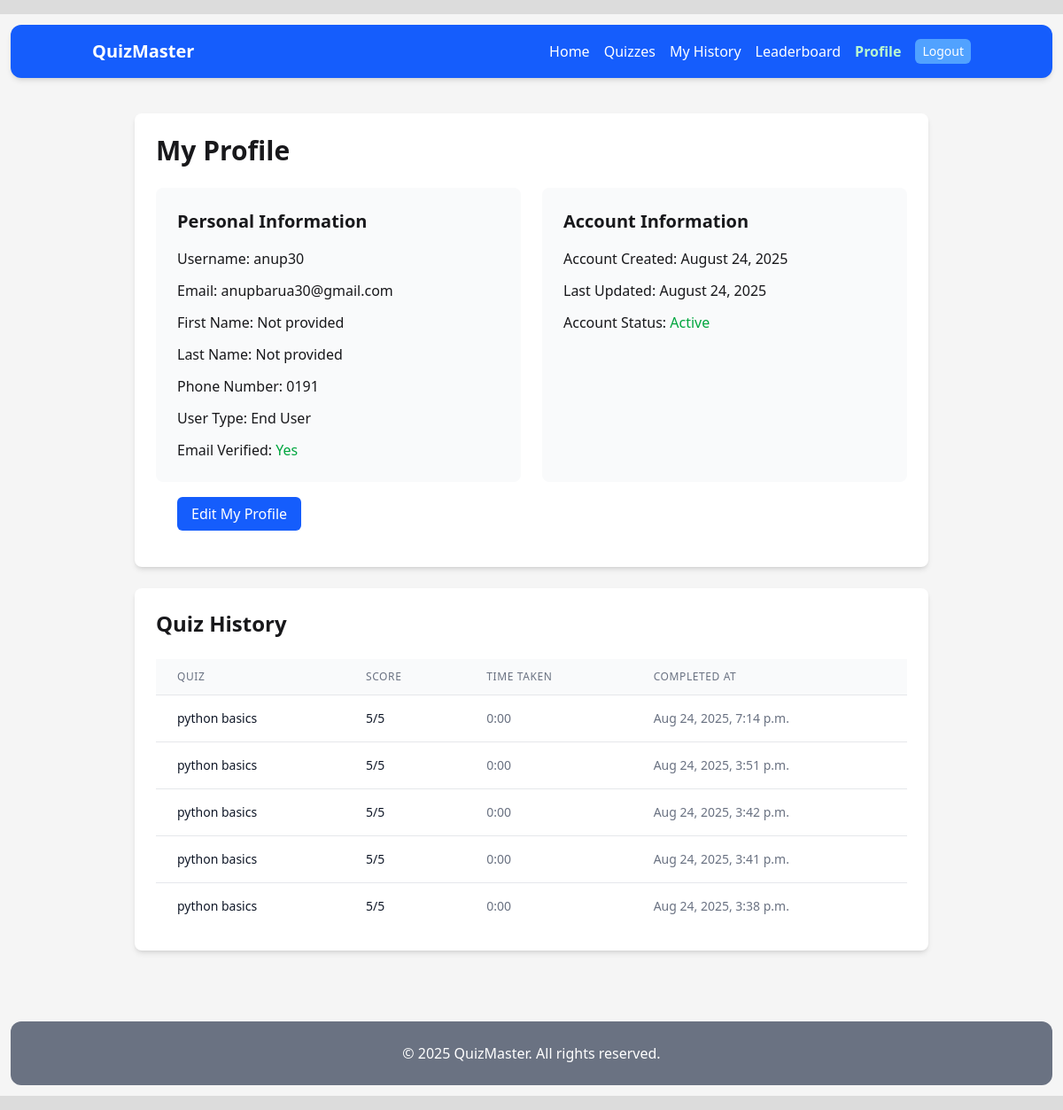
Page /users/profile/ (signed in) on the earlier database version.
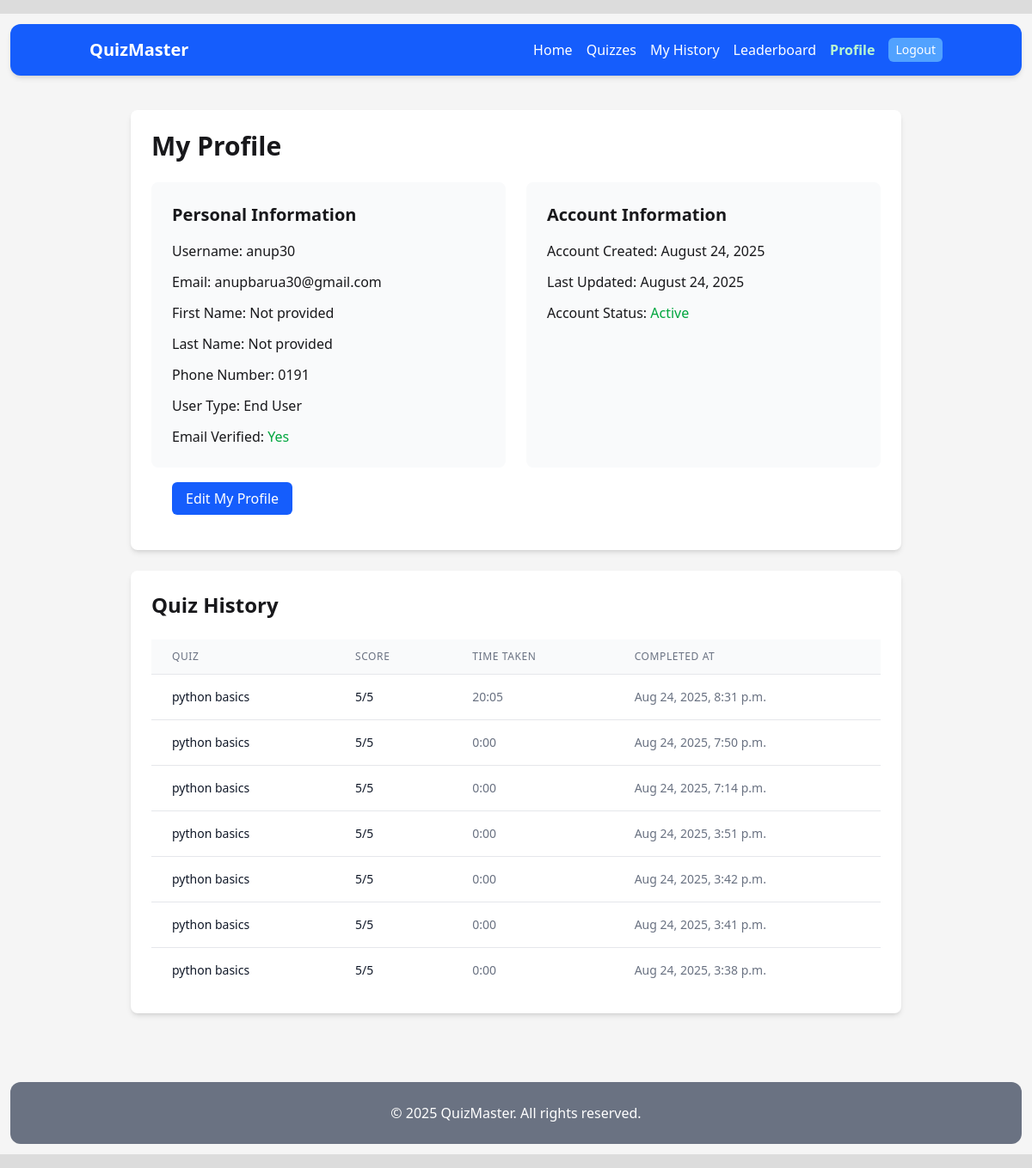
Same page on the later database version.
### users/models.py (models this page shows, shortened)
class CustomUser(AbstractUser):
    phone_regex = RegexValidator(regex=r'^\+?1?\d{3,15}$', message="Phone number must be entered in the format: '+999999999'. Up to 15 digits allowed.") # min 3 digit
    USER_TYPES = (("admin", "Admin"), ("user", "End User"))
    user_type = models.CharField(max_length=10, choices= USER_TYPES, default="user")
    phone_number = models.CharField(validators=[phone_regex], max_length=17, blank=True, null=True)
    bio = models.TextField(null=True, blank=True)
    is_email_verified = models.BooleanField(default=False) # ---
    email_verification_token = models.UUIDField(default=uuid4, editable=False) # ---
    created_at = models.DateTimeField(auto_now_add=True)
    updated_at = models.DateTimeField(auto_now=True)

### quiz/models.py (models this page shows, shortened)
class QuizAttempt(models.Model):
    user = models.ForeignKey(User, on_delete=models.CASCADE, related_name='quiz_attempts')
    quiz = models.ForeignKey(Quiz, on_delete=models.CASCADE, related_name='attempts')
    score = models.PositiveIntegerField(default=0)
    max_score = models.PositiveIntegerField(default=0)
    completed_at = models.DateTimeField(auto_now_add=True)
    time_taken = models.DurationField(null=True, blank=True)
    class Meta:
        ordering = ['-completed_at']

class Quiz(models.Model):
    title = models.CharField(max_length=200)
    description = models.TextField(blank=True)
    category = models.ForeignKey(Category, on_delete=models.SET_NULL, null=True, related_name='quizzes')
    created_by = models.ForeignKey(User, on_delete=models.CASCADE, related_name='quizzes')
    created_at = models.DateTimeField(auto_now_add=True)
    updated_at = models.DateTimeField(auto_now=True)
    is_active = models.BooleanField(default=True)
    time_limit = models.PositiveIntegerField(help_text="Time limit in minutes", null=True, blank=True)
    max_questions = models.PositiveIntegerField(default=50)
    min_questions = models.PositiveIntegerField(default=5)
    class Meta:
        ordering = ['-created_at']

### users/views.py (the view)
# urls.py: path('profile/', views.ProfileView.as_view(), name='profile'),
class ProfileView(LoginRequiredMixin, View):
    def get(self, request):
        user = request.user
        if user.user_type == 'admin':
            users_list = User.objects.all() # CustomUser
            return render(request, 'users/admin_profile.html', {
                'user': user,
                'users_list': users_list
            })
        else:
            return render(request, 'users/user_profile.html', {
                'user': user
            })

### core/templatetags/navigation_tags.py (called while the page is built)
@register.simple_tag(takes_context=True)
@register.filter
def active(context, *url_names):
    try:
        current = context['request'].resolver_match.url_name
    except Exception:
        return ''
    if current in url_names:
        return 'font-bold text-green-200 aria-current="page"'
    return ''

### quiz/templatetags/duration_filters.py (called while the page is built)
@register.filter
def duration(value):
    if not value:
        return "N/A"
    total_seconds = int(value.total_seconds())
    hours = total_seconds // 3600
    minutes = (total_seconds % 3600) // 60
    seconds = total_seconds % 60
    if hours > 0:
        return f"{hours}:{minutes:02d}:{seconds:02d}"
    else:
        return f"{minutes}:{seconds:02d}"

### users/templates/users/user_profile.html (shortened to what this page needs)
{% extends "base.html" %}
{% load duration_filters %}
{% block content %}
<div class="max-w-4xl mx-auto">
    <div class="bg-white rounded-lg shadow-md p-6 mb-6">
        <div class="flex justify-between items-center mb-6">
            <h1 class="text-3xl font-bold">My Profile</h1>
        </div>
        <div class="grid grid-cols-1 md:grid-cols-2 gap-6">
            <div class="bg-gray-50 p-6 rounded-lg">
                <h2 class="text-xl font-semibold mb-4">Personal Information</h2>
                <div class="space-y-3">
                    <p><span class="font-medium">Username:</span> {{ user.username }}</p>
                    <p><span class="font-medium">Email:</span> {{ user.email }}</p>
                    <p><span class="font-medium">First Name:</span> {{ user.first_name|default:"Not provided" }}</p>
                    <p><span class="font-medium">Last Name:</span> {{ user.last_name|default:"Not provided" }}</p>
                    <p><span class="font-medium">Phone Number:</span> {{ user.phone_number|default:"Not provided" }}</p>
                    <p><span class="font-medium">User Type:</span> {{ user.get_user_type_display }}</p>
                    <p><span class="font-medium">Email Verified:</span>
                        {% if user.is_email_verified %}
                            <span class="text-green-600">Yes</span>
                        {% else %}
                            <span class="text-red-600">No</span>
                        {% endif %}
                    </p>
                </div>
            </div>
            <div class="bg-gray-50 p-6 rounded-lg">
                <h2 class="text-xl font-semibold mb-4">Account Information</h2>
                <div class="space-y-3">
                    <p><span class="font-medium">Account Created:</span> {{ user.created_at|date:"F d, Y" }}</p>
                    <p><span class="font-medium">Last Updated:</span> {{ user.updated_at|date:"F d, Y" }}</p>
                    <p><span class="font-medium">Account Status:</span>
                        {% if user.is_active %}
                            <span class="text-green-600">Active</span>
                        {% else %}
                            <span class="text-red-600">Inactive</span>
                        {% endif %}
                    </p>
                </div>
            </div>
        </div>
		<div class="m-6">
			<a href="{% url 'edit-profile' %}" class="bg-blue-600 text-white px-4 py-2 rounded-md hover:bg-blue-700">Edit My Profile</a>
		</div>
    </div>
    <div class="bg-white rounded-lg shadow-md p-6">
        <h2 class="text-2xl font-bold mb-6">Quiz History</h2>
        {% if user.quiz_attempts.all %}
            <div class="overflow-x-auto">
                <table class="min-w-full divide-y divide-gray-200">
                    <thead class="bg-gray-50">
                        <tr>
                            <th class="px-6 py-3 text-left text-xs font-medium text-gray-500 uppercase tracking-wider">Quiz</th>
                            <th class="px-6 py-3 text-left text-xs font-medium text-gray-500 uppercase tracking-wider">Score</th>
                            <th class="px-6 py-3 text-left text-xs font-medium text-gray-500 uppercase tracking-wider">Time Taken</th>
                            <th class="px-6 py-3 text-left text-xs font-medium text-gray-500 uppercase tracking-wider">Completed At</th>
                        </tr>
                    </thead>
                    <tbody class="bg-white divide-y divide-gray-200">
                        {% for attempt in user.quiz_attempts.all %}
                            <tr>
                                <td class="px-6 py-4 whitespace-nowrap">
                                    <div class="text-sm font-medium text-gray-900">{{ attempt.quiz.title }}</div>
                                </td>
                                <td class="px-6 py-4 whitespace-nowrap">
                                    <div class="text-sm text-gray-900">{{ attempt.score }}/{{ attempt.max_score }}</div>
                                </td>
                                <td class="px-6 py-4 whitespace-nowrap text-sm text-gray-500">
                                    {% if attempt.time_taken %}
                                        {{ attempt.time_taken|duration }}
                                    {% else %}
                                        N/A
                                    {% endif %}
                                </td>
                                <td class="px-6 py-4 whitespace-nowrap text-sm text-gray-500">
                                    {{ attempt.completed_at|date:"M d, Y, P" }}
                                </td>
                            </tr>
                        {% endfor %}
                    </tbody>
                </table>
            </div>
        {% else %}
            <div class="text-center py-8">
                <p class="text-gray-600">You haven't taken any quizzes yet.</p>
                <a href="{% url 'quiz-list' %}" class="mt-4 inline-block bg-blue-600 text-white px-4 py-2 rounded hover:bg-blue-700">Browse Quizzes</a>
            </div>
        {% endif %}
    </div>
</div>
{% endblock %}

### core/templates/base.html (shortened to what this page needs)
{% load static %}
{% load navigation_tags %}
<!DOCTYPE html>
<html lang="en" style="background-color: gainsboro;">
<head>
    <link rel="stylesheet" href="{% static 'css/output.css' %}">
    <link rel="stylesheet" href="{% static 'css/style.css' %}">
</head>
<body class="max-w-[1440px] min-h-screen mx-auto my-4 p-3">
    <header class="bg-blue-600 text-white shadow-md rounded-xl">
        <nav class="container mx-auto p-4 flex items-center justify-between">
            <div class="text-xl font-bold">
                <a href="{% url 'welcome-page' %}">QuizMaster</a>
            </div>
            <div id="nav-menu"
                 class="hidden flex-col md:flex md:flex-row md:space-x-4 space-y-2 md:space-y-0 md:items-center w-full md:w-auto mt-2 md:mt-0">
                <a href="{% url 'welcome-page' %}" class="hover:text-blue-200 {% active 'welcome-page' %}">Home</a>
                <a href="{% url 'quiz-list' %}" class="hover:text-blue-200 {% active 'quiz-list' %}">Quizzes</a>
                {% if user.is_authenticated %}
                    <a href="{% url 'user-history' %}" class="hover:text-blue-200 {% active 'user-history' %}">My History</a>
                    <a href="{% url 'leaderboard' %}" class="hover:text-blue-200 {% active 'leaderboard' %}">Leaderboard</a>
                    <a href="{% url 'profile' %}" class="hover:text-blue-200 {% active 'profile' %}">Profile</a>
					<div>
						<form method="post" action="{% url 'logout' %}">
							<button class="block px-2 py-1 bg-blue-400 hover:bg-blue-500 text-white text-sm rounded-md">Logout</button>
						</form>
					</div>
                {% else %}
                    <a href="{% url 'login' %}" class="hover:text-blue-200 {% active 'login' %}">Login</a>
                    <a href="{% url 'signup' %}" class="hover:text-blue-200 {% active 'signup' %}">Sign Up</a>
                {% endif %}
            </div>
        </nav>
    </header>
    <main class="container mx-auto px-4 py-8">
		<div class="min-h-[60vh]">
			{% block content %}{% endblock %}
		</div>
    </main>
    <footer class="bg-gray-500 text-white py-6 mt-12 rounded-xl">
        <div class="container mx-auto px-4 text-center">
            <p>© 2025 QuizMaster. All rights reserved.</p>
        </div>
    </footer>
</body>
</html>

### static/css/style.css (style rules this page uses)
body { background-color:whitesmoke; }

Differences in the rows shown:
added QuizAttempt: quiz "python basics", score "5", max_score "5", time_taken|duration "20:05", completed_at "Aug 24, 2025, 8:31 p.m."
added QuizAttempt: quiz "python basics", score "5", max_score "5", time_taken|duration "0:00", completed_at "Aug 24, 2025, 7:50 p.m."
